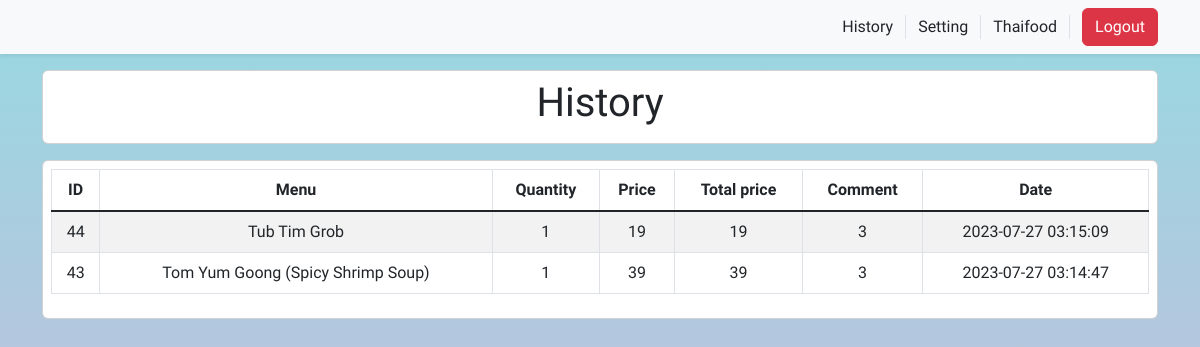
Screenshot of /history (signed in) with the database file from the repository.
### tables this page shows
CREATE TABLE orders (
    id INTEGER PRIMARY KEY AUTOINCREMENT,
    user_id INTEGER NOT NULL,
    item_id INTEGER NOT NULL,
    quantity INTEGER NOT NULL,
    table_name INTEGER NOT NULL,
    status INTEGER NOT NULL,
    comment VARCHAR(255), timestamp TIMESTAMP DEFAULT CURRENT_TIMESTAMP);

CREATE TABLE items (
    id INTEGER PRIMARY KEY AUTOINCREMENT,
    user_id INTEGER NOT NULL,
    name VARCHAR(255) NOT NULL,
    price INTEGER NOT NULL,
    status INTEGER NOT NULL
);

### app.py (the view)
@app.route('/history')
def history():
    if not session.get('user_id'):
        return redirect(url_for('login'))
    table = request.form.get('table')
    rows = db.execute('SELECT orders.id,items.name,items.price,orders.quantity,orders.comment,orders.status,orders.timestamp FROM orders INNER JOIN items ON orders.item_id=items.id WHERE orders.user_id=? AND orders.status >= 3 ORDER BY orders.timestamp DESC', (session['user_id'],))
    orders = rows.fetchall()
    total = 0
    for order in orders:
        total += order[2] * order[3]
    return render_template('history.html', table=table, orders=orders, total=total)

### templates/history.html (shortened to what this page needs)
{% extends 'layout.html' %}
{% block classbody %}
  class="index"
{% endblock %}
{% block main %}
  <div class="container">
    <div class="card my-3 p-2 text-center">
      <h1>History</h1>
    </div>
    <div class="card mt-2 p-2">
      <table class="table table-striped table-bordered" style="text-align-last: center;" id="myTable">
        <thead>
          <tr class="fw-bold">
            <td>ID</td>
            <td>Menu</td>
            <td>Quantity</td>
            <td>Price</td>
            <td>Total price</td>
            <td>Comment</td>
            <td>Date</td>
          </tr>
        </thead>
        <tbody class="table-group-divider">
          {% for order in orders %}
            <tr>
              <td>{{ order[0] }}</td>
              <td>{{ order[1] }}</td>
              <td>{{ order[3] }}</td>
              <td>{{ order[2] }}</td>
              <td>{{ order[2] * order[3] }}</td>
              <td>{{ order[5] }}</td>
              <td>{{ order[6] }}</td>
            </tr>
          {% endfor %}
        </tbody>
      </table>
    </div>
  </div>
{% endblock %}

### static/style.css (style rules this page uses)
* { margin: 0; padding: 0; box-sizing: border-box; }
body { font-family: "Kanit", sans-serif; height: 100vh; }
.index { background-color: #d9afd9; background-image: linear-gradient(0deg, #d9afd9 0%, #97d9e1 100%); }

### rows the page displays
orders: id "44", name "Tub Tim Grob", quantity "1", price "19", order[2]*order[3] "19", status "3", timestamp "2023-07-27 03:15:09"
orders: id "43", name "Tom Yum Goong (Spicy Shrimp Soup)", quantity "1", price "39", order[2]*order[3] "39", status "3", timestamp "2023-07-27 03:14:47"

### other values shown
{{ session.get('name') }} "Thaifood"
